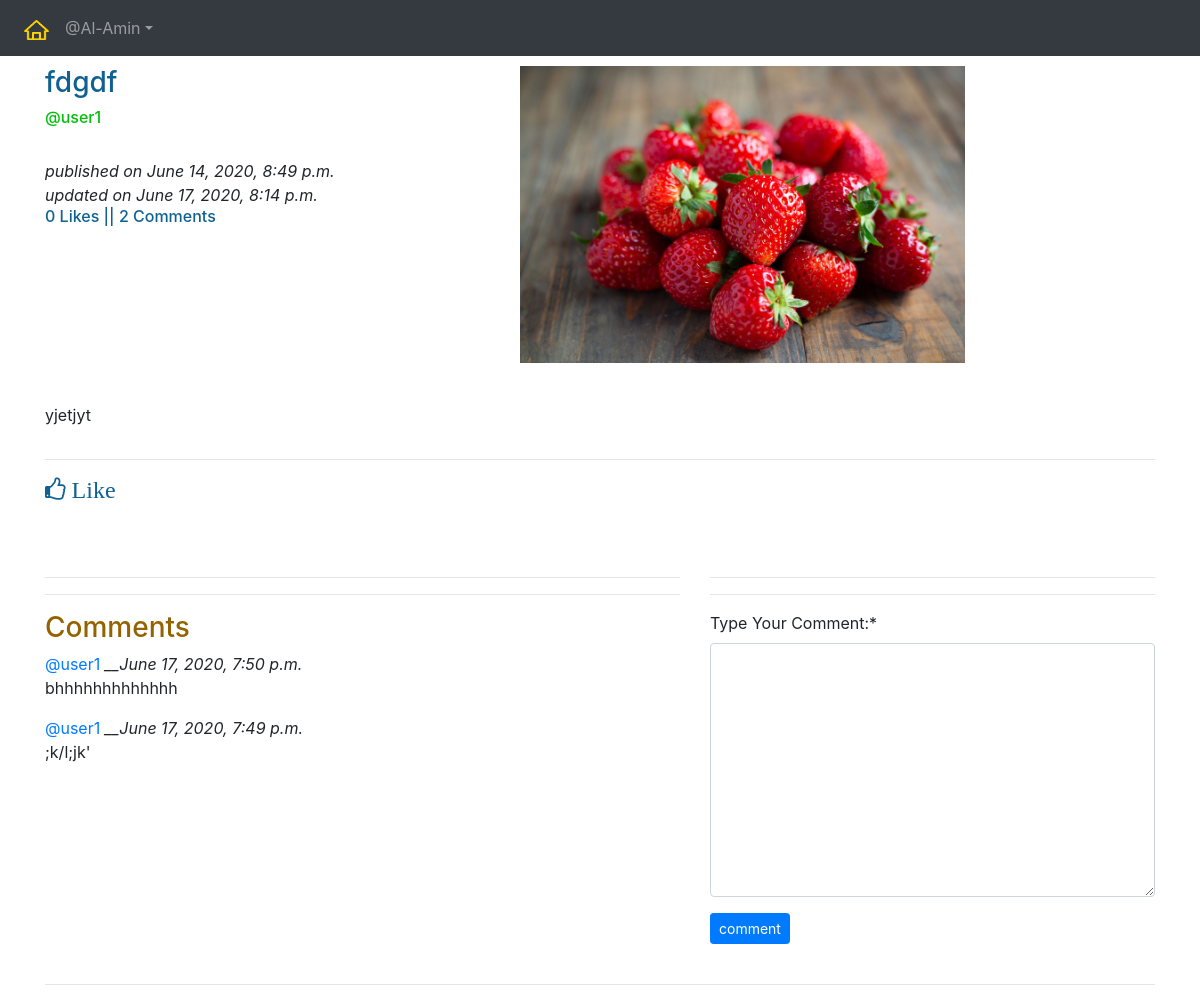
The page /blogs/details/fdgdf-5689f37e-7f61-4ffe-808f-e05c9e903e06 (signed in) on the database its author committed.
### app_blog/models.py (models this page shows, shortened)
class Blog(models.Model):
    author = models.ForeignKey(User, on_delete=models.CASCADE, related_name='post_author')
    blog_title = models.CharField(max_length=264, verbose_name="Add a Title")
    slug = models.SlugField(max_length=264, unique=True)
    blog_content = models.TextField(verbose_name="what is on your mind?")
    blog_image = models.ImageField(upload_to='blog_images', verbose_name="Blog Image")
    publish_date = models.DateTimeField(auto_now_add=True)
    update_date = models.DateTimeField(auto_now=True)
    """
    class Meta:
        ordering = ['-publish_date'] #another way of oredring by objects instead of queryset
    """

class Comment(models.Model):
    blog = models.ForeignKey(Blog, on_delete=models.CASCADE, related_name='blog_comments')
    user = models.ForeignKey(User,on_delete=models.CASCADE, related_name='user_comments')
    comment = models.TextField(verbose_name="Type Your Comment:")
    comment_date = models.DateTimeField(auto_now_add=True)
    class Meta:
        ordering = ['-comment_date']

### app_blog/views.py (the view, shortened to what this page needs)
# urls.py: path('details/<slug>', views.blog_details, name='blog_details'),
@login_required
def blog_details(request, slug):
    blog = Blog.objects.get(slug=slug)
    comment_form = commentForm()
    already_liked = Like.objects.filter(blog=blog, user=request.user)
    if already_liked:
        liked = True
    else:
        liked = False
    diction = {'blog': blog, 'comment_form': comment_form, 'liked': liked}
    return render(request, 'app_blog/blog_details.html', context=diction)

### app_blog/forms.py
class commentForm(forms.ModelForm):
    class Meta:
        model = Comment
        fields = ('comment', )

### templates/app_blog/blog_details.html (shortened to what this page needs)
{% extends 'base.html' %}
{% load crispy_forms_tags %}
{% block bodyblock %}
    <div class="row">
        <div class="col-sm-5">
            <h3 style="color:#0f6191">{{blog.blog_title}}</h3>
            <h6 style="color:#02bf0b">@{{blog.author}}</h6><br>
            <i>published on {{blog.publish_date}}</i><br>
            <i>updated on {{blog.update_date}}</i>
            <h6 style="color:#0f6191">{{blog.liked_blog.count}} Likes || {{blog.blog_comments.count}} Comments</h6>
        </div>
        <div class="col-sm-5">
        <img src="/media/{{blog.blog_image}}" alt="{{blog.blog_title}}" title="{{blog.blog_title}}" width="100%">
        </div>
        <div class='col-sm-1'></div>
        <div class="col-sm-10">
        <br><p>{{blog.blog_content|linebreaks}}</p>
        </div>
        <div class='col-sm-1'></div>
    </div>
    <hr>
    {% if liked %}
    <a href="{% url 'app_blog:unliked' pk=blog.pk %}">
        <h4 style="color:#0f6191"><i class="fa fa-thumbs-o-down fa" aria-hidden="true"> Unlike</i></h4>
    </a>
    {% else %}
    <a href="{% url 'app_blog:liked' pk=blog.pk %}">
        <h4 style="color:#0f6191"><i class="fa fa-thumbs-o-up fa" aria-hidden="true"> Like</i></h4>
    </a>
    {% endif %}
    <br>
    <br>
    <div class="row">
        <div class="col-sm-7">
        <hr>
        <hr>
            <h3 style="color:#946300">Comments</h3>
            {% for comment in blog.blog_comments.all %}
            <a href="#">@{{comment.user}}</a> <i>__{{comment.comment_date}}</i><br>
            <p>{{comment.comment}}</p>
            {% endfor %}
            <br>
        </div>
        <div class="col-sm-5">
            <hr>
            <hr>
            <form method="POST">
                {{comment_form|crispy}}
                <button class="btn btn-primary btn-sm">comment</button>
                <br><br>
            </form>
        </div>
    </div>
    <hr>
{% endblock bodyblock %}

### templates/base.html (shortened to what this page needs)
<!DOCTYPE html>
<html lang="en">
<head>
  <link rel="stylesheet" href="https://maxcdn.bootstrapcdn.com/bootstrap/4.4.1/css/bootstrap.min.css">
  <link href="https://maxcdn.bootstrapcdn.com/font-awesome/4.7.0/css/font-awesome.min.css" rel="stylesheet">
</head>
<body>
    <nav class="navbar navbar-expand-sm bg-dark navbar-dark" text-align="center">
        <ul class="navbar-nav">
            <li class= "nav-item">
                <a class="nav-link" href="{% url 'index'%}"><img src="/media/logo.png" width="25px" height="20px"></a>
            </li>
            {% if user.is_authenticated %}
            <div class="nav-item dropdown">
            <a href="#" class="nav-link dropdown-toggle" id="navdrop" data-toggle="dropdown">@{{user.username}}</a>
            </div>
            {% endif %}
        </ul>
    </nav>
    <div class="container" style="padding-top:10px">
        {% block bodyblock %}
        {% endblock bodyblock %}
    </div>
</body>
</html>

### rows shown on the page
Blog: blog_title "fdgdf", author "user1", publish_date "June 14, 2020, 8:49 p.m.", update_date "June 17, 2020, 8:14 p.m.", liked_blog.count "0", blog_comments.count "2", blog_image (picture), blog_content "yjetjyt"
Comment: user "user1", comment_date "June 17, 2020, 7:50 p.m.", comment "bhhhhhhhhhhhhh"
Comment: user "user1", comment_date "June 17, 2020, 7:49 p.m.", comment ";k/l;jk'"

### other values the page prints
{{ user.username }} "Al-Amin"
